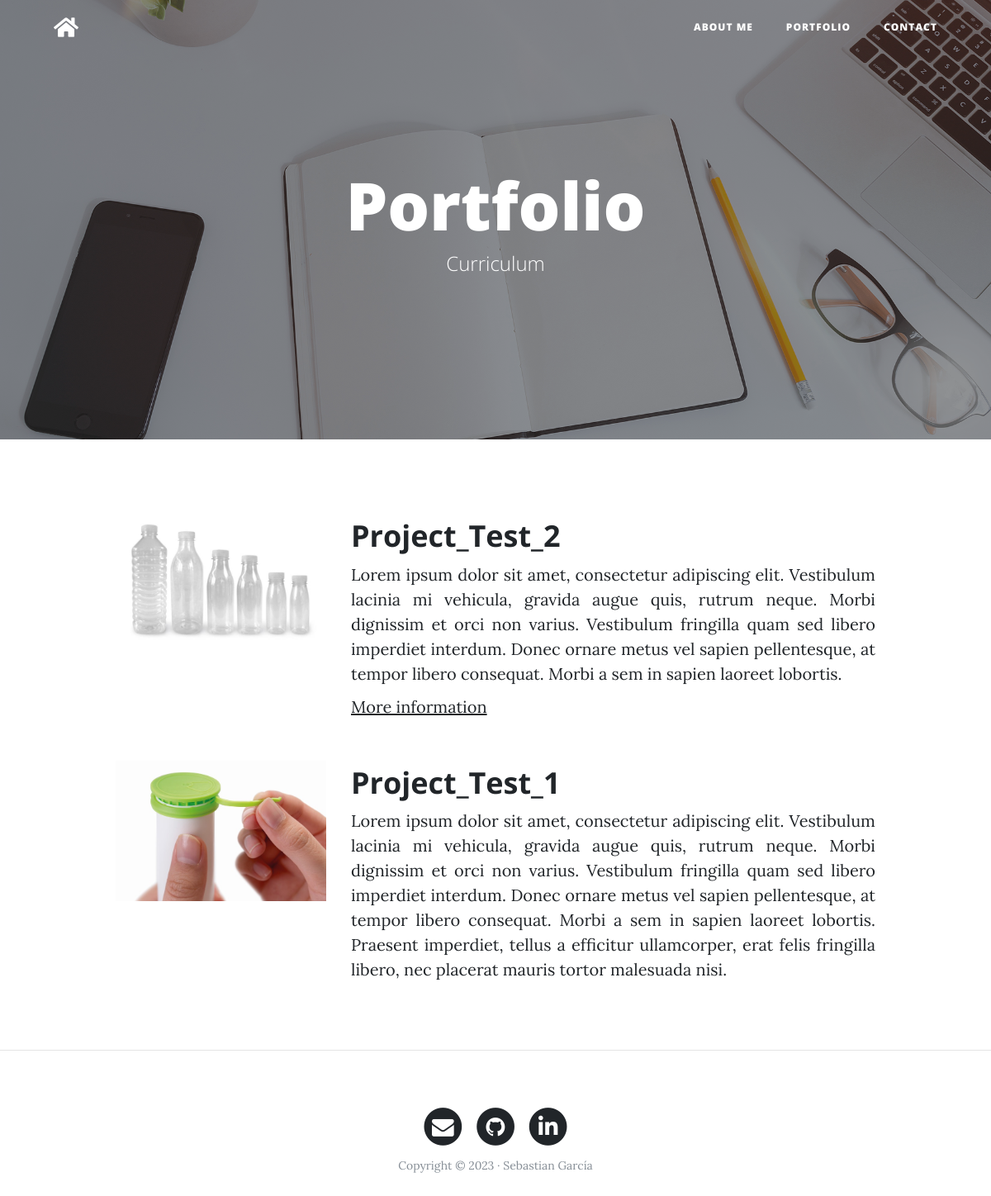
/portfolio/, run on an earlier commit of the app's database.
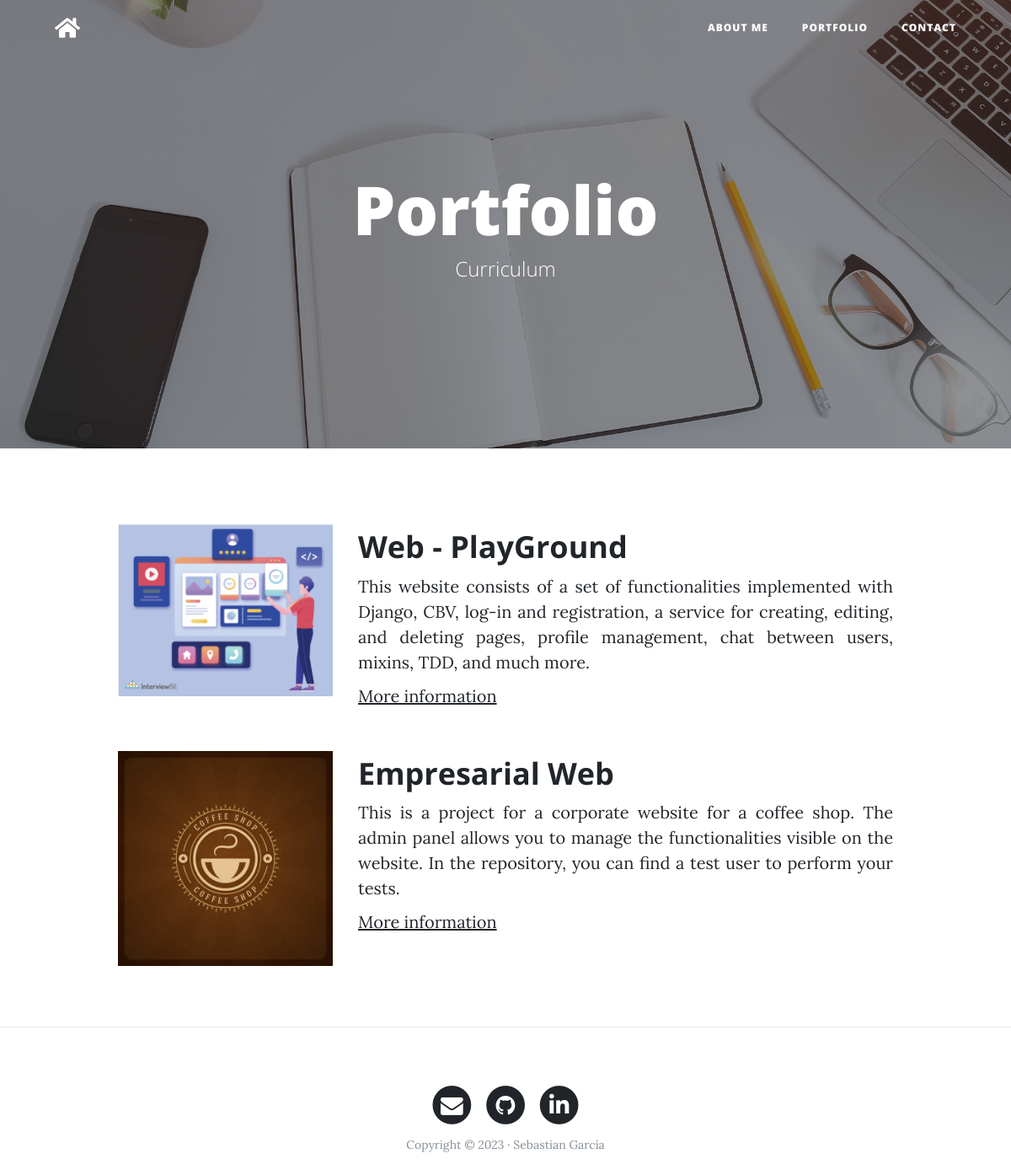
And on a later commit of the database.
### portfolio/models.py (models this page shows, shortened)
class Project(models.Model):
    title = models.CharField(max_length=200, verbose_name='Title')
    description = models.TextField(verbose_name='Description')
    image = models.ImageField(verbose_name='Project image', upload_to='projects')
    created = models.DateTimeField(auto_now_add=True, verbose_name='Creation date')
    updated = models.DateTimeField(auto_now=True, verbose_name='Update date')
    url = models.URLField(null=True, blank=True, verbose_name='Project URL')
    class Meta:
        verbose_name = "project"
        verbose_name_plural = "projects"
        ordering = ['-created']

### portfolio/views.py (the view)
# urls.py: path('portfolio/', views.portfolio, name="portfolio"),
def portfolio(request):
    projects = Project.objects.all()
    return render(request, "portfolio/portfolio.html", context={'projects': projects})

### portfolio/templates/portfolio/portfolio.html (shortened to what this page needs)
{% extends 'core/base.html' %}
{% block background %} {% load static %} {% static 'core/img/portfolio-bg.jpg' %} {% endblock %}
{% block headers%}
<h1>Portfolio</h1>
<span class="subheading">Curriculum</span>
{% endblock %}
{% block content %}
{% for project in projects %}
<div class="row project">
  <div class="col-lg-3 col-md-4 offset-lg-1">
    <img class="img-fluid" src="{{project.image.url}}" alt="" />
  </div>
  <div class="col-lg-7 col-md-8">
    <h2 class="section-heading title">{{project.title}}</h2>
    <p style="text-align: justify;">{{project.description}}</p>
    {% if project.url %}
    <p><a href="{{project.url}}">More information</a></p>
    {% endif %}
  </div>
</div>
{% endfor %}
{% endblock %}

### core/templates/core/base.html (shortened to what this page needs)
<!DOCTYPE html>
<html lang="en">
  <head>
    <link rel="stylesheet" href="https://cdnjs.cloudflare.com/ajax/libs/font-awesome/5.15.3/css/all.min.css" />
    {% load static %}
    <link href="{% static 'core/vendor/bootstrap/css/bootstrap.min.css' %}" rel="stylesheet" />
    <link
      href="{% static 'core/vendor/font-awesome/css/font-awesome.min.css' %}"
      rel="stylesheet"
      type="text/css"
    />
    <link href="{% static 'core/css/clean-blog.min.css' %}" rel="stylesheet" />
  </head>
  <body>
    <nav class="navbar navbar-expand-lg navbar-light fixed-top" id="mainNav">
      <div class="container">
        <a class="navbar-brand" href="{% url 'home' %}"><i class="fas fa-home fa-lg"></i></a>
        <div class="collapse navbar-collapse" id="navbarResponsive">
          <ul class="navbar-nav ml-auto">
            <li class="nav-item">
              <a class="nav-link" href="{% url 'about' %}">About me</a>
            </li>
            <li class="nav-item">
              <a class="nav-link" href="{% url 'portfolio' %}">Portfolio</a>
            </li>
            <li class="nav-item">
              <a class="nav-link" href="{% url 'contact' %}">Contact</a>
            </li>
          </ul>
        </div>
      </div>
    </nav>
    <header class="masthead" style="background-image: url('{% block background %}{% endblock %}')">
      <div class="overlay"></div>
      <div class="container">
        <div class="row">
          <div class="col-lg-8 col-md-10 mx-auto">
            <div class="site-heading">
              {% block headers%}{% endblock %}
            </div>
          </div>
        </div>
      </div>
    </header>
     <div class="container">
	      {% block content %}{% endblock %}
		  </div>
    {% if request.path != '/' %}<hr>{% endif %}
    <footer>
      <div class="container">
        <div class="row">
          <div class="col-lg-8 col-md-10 mx-auto">
            <ul class="list-inline text-center">
              <li class="list-inline-item">
                <a href="mailto:sebas-0202@hotmail.es">
                  <span class="fa-stack fa-lg">
                    <i class="fa fa-circle fa-stack-2x"></i>
                    <i class="fa fa-envelope fa-stack-1x fa-inverse"></i>
                  </span>
                </a>
              </li>
              <li class="list-inline-item">
                <a href="https://github.com/SebasGTX1" target="_blank">
                  <span class="fa-stack fa-lg">
                    <i class="fa fa-circle fa-stack-2x"></i>
                    <i class="fa fa-github fa-stack-1x fa-inverse"></i>
                  </span>
                </a>
              </li>
              <li class="list-inline-item">
                <a href="https://www.linkedin.com/in/sebastiangtmyo/" target="_blank">
                  <span class="fa-stack fa-lg">
                    <i class="fa fa-circle fa-stack-2x"></i>
                    <i class="fab fa-linkedin fa-stack-1x fa-inverse"></i>
                  </span>
                </a>
              </li>
            </ul>
            <p class="copyright text-muted">
              Copyright &copy; 2023 · Sebastian García
            </p>
          </div>
        </div>
      </div>
    </footer>
  </body>
</html>

What changed in the data, as far as the page shows it:
removed Project: image (picture), title "Project_Test_2", description "Lorem ipsum dolor sit amet, consectetur adipiscing elit. Vestibulum lacinia mi vehicula, gravida augue quis, rutrum neque. Morbi dignissim et orci non varius. Vestibulum fringilla quam sed libero imperdiet interdum. Donec ornare metus vel sapien pellentesque, at tempor libero consequat. Morbi a sem in sapien laoreet lobortis."
removed Project: image (picture), title "Project_Test_1", description "Lorem ipsum dolor sit amet, consectetur adipiscing elit. Vestibulum lacinia mi vehicula, gravida augue quis, rutrum neque. Morbi dignissim et orci non varius. Vestibulum fringilla quam sed libero imperdiet interdum. Donec ornare metus vel sapien pellentesque, at tempor libero consequat. Morbi a sem in sapien laoreet lobortis. Praesent imperdiet, tellus a efficitur ullamcorper, erat felis fringilla libero, nec placerat mauris tortor malesuada nisi."
added Project: image (picture), title "Web - PlayGround", description "This website consists of a set of functionalities implemented with Django, CBV, log-in and registration, a service for creating, editing, and deleting pages, profile management, chat between users, mixins, TDD, and much more."
added Project: image (picture), title "Empresarial Web", description "This is a project for a corporate website for a coffee shop. The admin panel allows you to manage the functionalities visible on the website. In the repository, you can find a test user to perform your tests."
